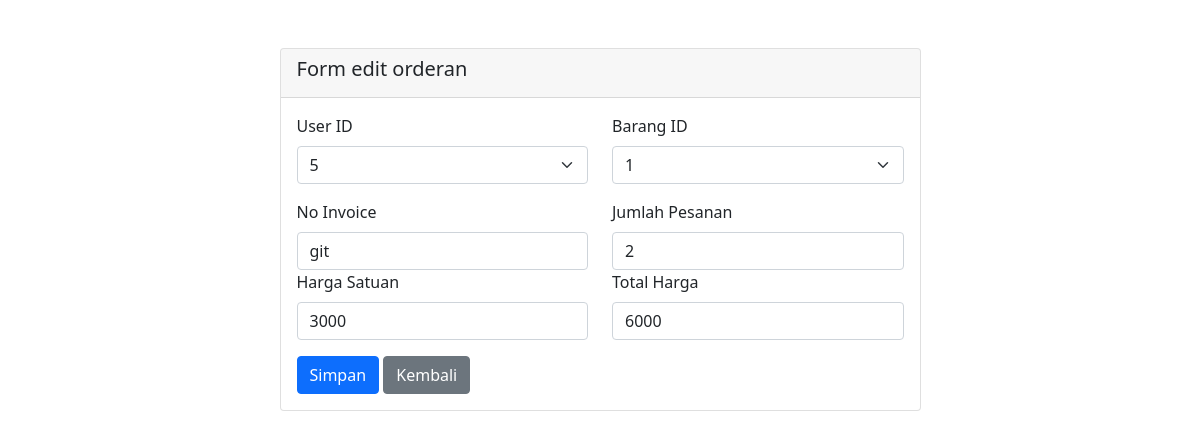
The app's page /edit-order.php?order_id=6 with its own data.
### tables this page shows
CREATE TABLE `tbl_trx_order` (
  `order_id` int(11) NOT NULL,
  `user_id` int(11) NOT NULL,
  `barang_id` int(11) NOT NULL,
  `no_invoice` varchar(50) NOT NULL,
  `jumlah_pesanan` decimal(10,0) NOT NULL,
  `harga_satuan` decimal(10,0) NOT NULL,
  `total_harga` decimal(10,0) NOT NULL
);

### www/edit-order.php (the view, shortened to what this page needs)
<?php
require_once("koneksi.php");
$id = $_GET['order_id'];
$query = "SELECT * FROM tbl_trx_order WHERE order_id = $id";
$result = mysqli_query($db, $query);
$row = mysqli_fetch_assoc($result);
?>
<!doctype html>
<html lang="en">
<head>
    <link href="https://cdn.jsdelivr.net/npm/bootstrap@5.0.2/dist/css/bootstrap.min.css" rel="stylesheet">
</head>
<body>
    <div class="container mt-6">
        <div class="row justify-content-center">
            <div class="col-7 mt-5">
                <div class="card">
                    <div class="card-header">
                        <h5>Form edit orderan</h5>
                    </div>
                    <div class="card-body">
                        <form action="update-order.php" method="POST">
                            <div class="row">
                                <div class="col">
                                    <div class="mb-3">
                                        <label class="form-label">User ID</label>
                                        <select class="form-select" aria-label="Default select example" name="user_id">
                                            <option selected><?= $row['user_id'] ?></option>
                                        </select>
                                    </div>
                                </div>
                                <div class="col">
                                    <div class="mb-3">
                                        <label class="form-label">Barang ID</label>
                                        <select class="form-select" aria-label="Default select example" name="barang_id">
                                            <option selected><?= $row['barang_id'] ?></option>
                                        </select>
                                    </div>
                                </div>
                            </div>
                            <div class="row">
                                <div class="col">
                                    <label for="yourUsername" class="form-label">No Invoice</label>
                                    <div class="input-group has-validation">
                                        <input type="text" name="no_invoice" value="<?= $row['no_invoice'] ?>" class="form-control" id="yourUsername" required>
                                    </div>
                                </div>
                                <div class="col">
                                    <label for="yourUsername" class="form-label">Jumlah Pesanan</label>
                                    <div class="input-group has-validation">
                                        <input type="text" name="jumlah_pesanan" value="<?= $row['jumlah_pesanan'] ?>" class="form-control" id="txt1" onkeyup="sum();" required>
                                    </div>
                                </div>
                            </div>
                            <div class="row">
                                <div class="col">
                                    <label for="yourUsername" class="form-label">Harga Satuan</label>
                                    <div class="input-group has-validation">
                                        <input type="text" name="harga_satuan" value="<?= $row['harga_satuan'] ?>" class="form-control" id="txt2" onkeyup="sum();" required>
                                    </div>
                                </div>
                                <div class="col">
                                    <label for="yourUsername" class="form-label">Total Harga</label>
                                    <div class="input-group has-validation">
                                        <input type="text" name="total_harga" value="<?= $row['total_harga'] ?>" value="0" class="form-control" id="txt4" required>
                                    </div>
                                </div>
                            </div>
                            <div class="mt-3">
                                <button type="submit" name="update" value="Update" class="btn btn-primary">Simpan</button>
                                <a href="master_order.php" type="button" class="btn btn-secondary">Kembali</a>
                            </div>
                        </form>
                    </div>
                </div>
            </div>
        </div>
    </div>
</body>
</html>

### records on screen
tbl_trx_order: user_id "5", barang_id "1", no_invoice "git", jumlah_pesanan "2", harga_satuan "3000", total_harga "6000"
